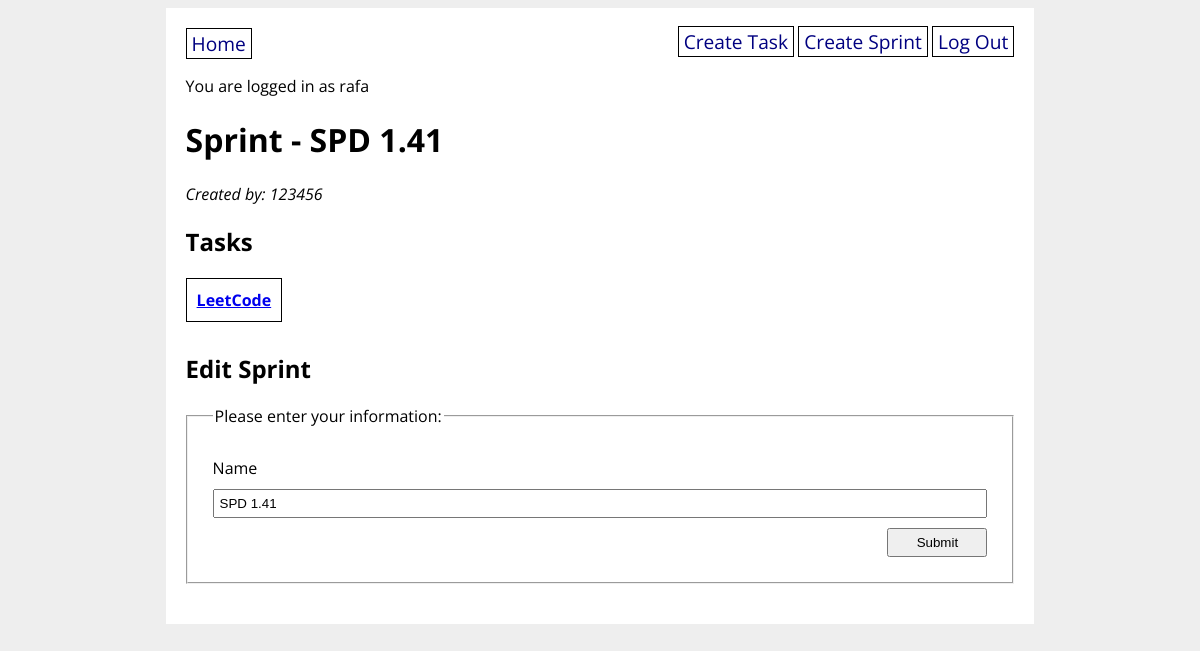
/sprint/2 (signed in), run on the app's committed database.
### final_app/models.py (models this page shows, shortened)
class User(UserMixin, db.Model):
    id = db.Column(db.Integer, primary_key=True)
    username = db.Column(db.String(20), nullable=False, unique=True)
    password = db.Column(db.String(200), nullable=False)

class Sprint(db.Model):
    id = db.Column(db.Integer, primary_key=True)
    name = db.Column(db.String(40), nullable=False)
    tasks = db.relationship("Task", back_populates="sprint")
    created_by_id = db.Column(db.Integer, db.ForeignKey("user.id"))
    created_by = db.relationship("User")

class Task(db.Model):
    id = db.Column(db.Integer, primary_key=True)
    title = db.Column(db.String(40), nullable=False)
    description = db.Column(db.String(400))
    difficulty = db.Column(
        db.Enum(TaskDifficulty), default=TaskDifficulty.MEDIUM
    )
    sprint_id = db.Column(
        db.Integer, db.ForeignKey("sprint.id"), nullable=False
    )
    sprint = db.relationship("Sprint", back_populates="tasks")
    created_by_id = db.Column(db.Integer, db.ForeignKey("user.id"))
    created_by = db.relationship("User")

### final_app/main/routes.py (the view)
@main.route("/sprint/<sprint_id>", methods=["GET", "POST"])
@login_required
def sprint_detail(sprint_id):
    sprint = Sprint.query.get(sprint_id)
    form = SprintForm(obj=sprint)
    if form.validate_on_submit():
        sprint.name = form.name.data
        db.session.commit()
        flash("Sprint succefully updated!")
    return render_template("sprint_detail.html", sprint=sprint, form=form)

### final_app/main/forms.py
class SprintForm(FlaskForm):
    name = StringField(
        label="Name", validators=[DataRequired(), Length(min=3, max=20)]
    )
    submit = SubmitField(label="Submit")

### final_app/__init__.py (called while the page is built)
@login_manager.user_loader
def load_user(user_id):
    return User.query.get(user_id)

### final_app/templates/sprint_detail.html (shortened to what this page needs)
{% extends 'base.html' %}
{% block content %}
<h1>Sprint - {{ sprint.name }}</h1>
<i>Created by: {{ sprint.created_by.username }}</i>
<h2>Tasks</h2>
<div class="items">
  {% for task in sprint.tasks %}
  <div class="store">
    <a href="/task/{{ task.id }}"><strong>{{ task.title }}</strong></a>
    <br>
  </div>
  {% endfor %}
</div>
<h2>Edit Sprint</h2>
<form method="POST" action="{{ url_for('main.sprint_detail', sprint_id=sprint.id) }}">
  <fieldset>
    <legend>Please enter your information:</legend>
    {{ form.name.label }}
    {{ form.name }}
    {{ form.submit}}
  </fieldset>
</form>
{% endblock %}

### final_app/templates/base.html (shortened to what this page needs)
<!DOCTYPE html>
<html>
<head>
  <link rel="stylesheet" href="/static/style.css">
</head>
<body>
  <div id="content">
    <nav>
      <a href="/">Home</a>
      <div>
        {% if current_user.is_authenticated %}
        <a href="/create_task">Create Task</a>
        <a href="/create_sprint">Create Sprint</a>
        <a href="/logout">Log Out</a>
        {% else %}
        <a href="/signup">Sign Up</a>
        <a href="/login">Log In</a>
        {% endif %}
      </div>
    </nav>
    {% if current_user.is_authenticated %}
    <p>You are logged in as {{ current_user.username }}</p>
    {% endif %}
    {% block content %}{% endblock %}
  </div>
</body>
</html>

### final_app/static/style.css (style rules this page uses)
body { display: flex; flex-direction: column; align-items: center; background-color: #eee; font-family: "Open Sans", sans-serif; }
#content { width: 70%; background-color: white; padding: 20px; }
nav { width: 100%; display: flex; flex-direction: row; justify-content: space-between; }
nav a { color: navy; text-decoration: none; border: 1px solid black; padding: 1px 5px; font-size: 1.2em; }
fieldset { display: flex; flex-direction: column; margin: 20px 0; padding: 20px; }
fieldset * { margin: 5px; }
fieldset input { padding: 5px; }
input[type="submit"] { width: 100px; align-self: flex-end; }
div.store { border: 1px solid black; padding: 10px; margin-bottom: 10px; }
div.items { display: flex; flex-direction: row; flex-wrap: wrap; }

### data on the page
User: username "rafa"
Sprint: name "SPD 1.41"
User: created_by.username "123456"
Task: title "LeetCode"
